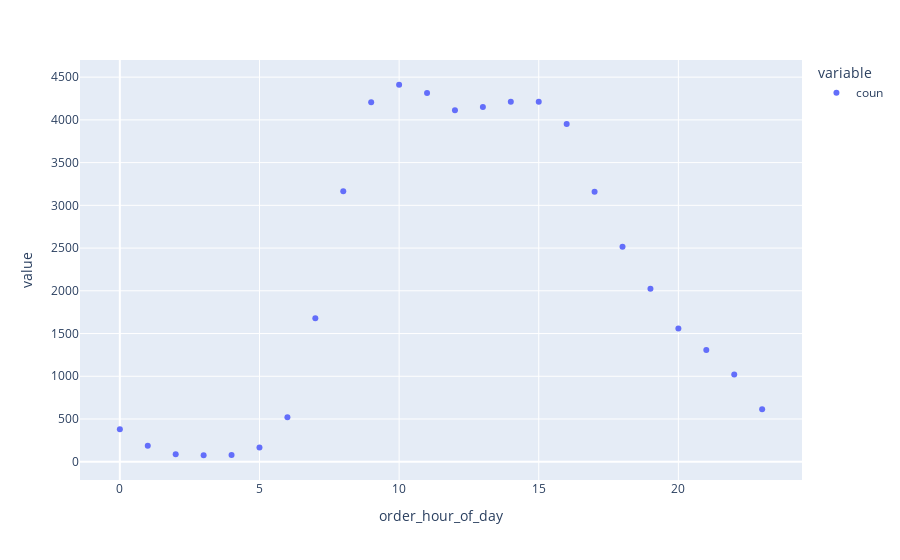

The notebook cell this image was saved under:
### Code cell
px.scatter(df_auf1[df_auf1.reordered == 1].groupby("order_hour_of_day").agg(coun=("order_hour_of_day","count")))

### Figure 1 — Plotly figure (JSON) as saved in the notebook; plotly's stock layout.template omitted (floating-point values rounded to 4 significant figures)
{"data": [{"hovertemplate": "variable=coun<br>order_hour_of_day=%{x}<br>value=%{y}<extra></extra>", "legendgroup": "coun", "marker": {"color": "#636efa", "symbol": "circle"}, "mode": "markers", "name": "coun", "orientation": "v", "showlegend": true, "type": "scatter", "x": [0, 1, 2, 3, 4, 5, 6, 7, 8, 9, 10, 11, 12, 13, 14, 15, 16, 17, 18, 19, 20, 21, 22, 23], "xaxis": "x", "y": [379, 186, 89, 76, 79, 167, 522, 1679, 3166, 4207, 4411, 4314, 4112, 4150, 4211, 4212, 3952, 3159, 2515, 2024, 1559, 1308, 1021, 614], "yaxis": "y"}], "layout": {"legend": {"title": {"text": "variable"}, "tracegroupgap": 0}, "margin": {"t": 60}, "xaxis": {"anchor": "y", "domain": [0, 1], "title": {"text": "order_hour_of_day"}}, "yaxis": {"anchor": "x", "domain": [0, 1], "title": {"text": "value"}}}}
